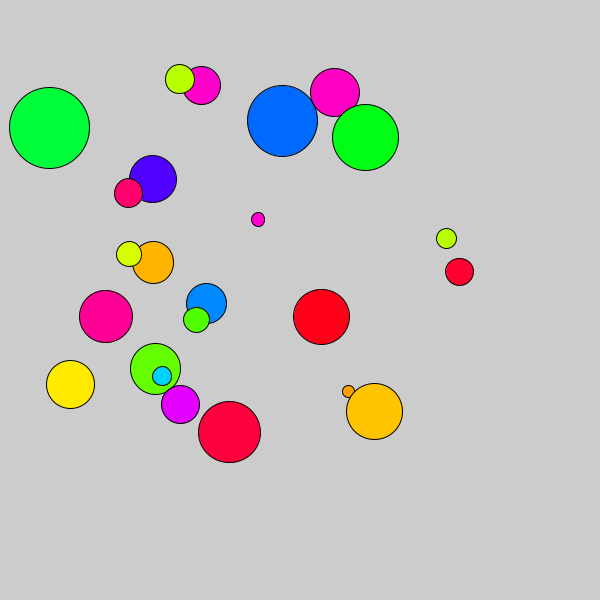
Frame 1 (no input)
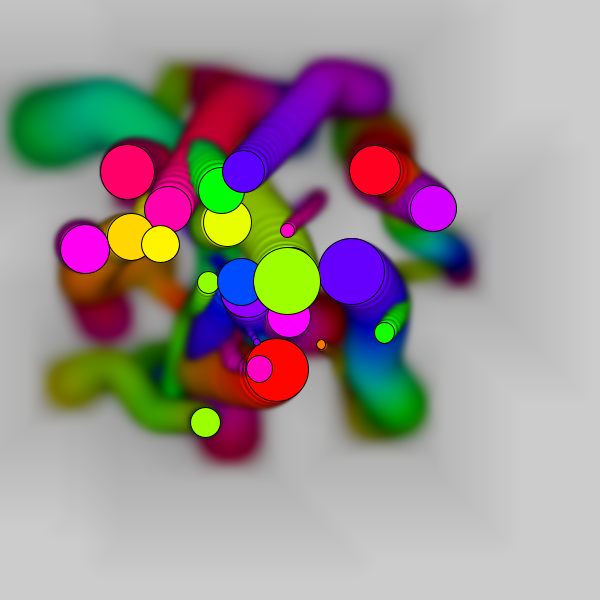
Frame 60 (the mouse pressed at the canvas centre just before this capture)
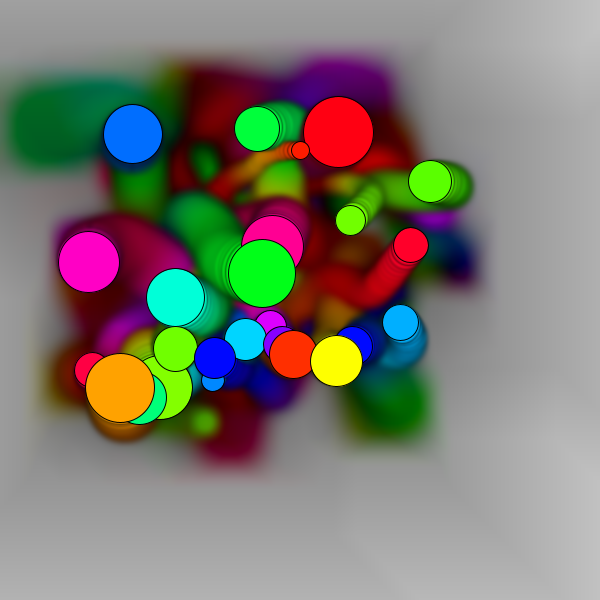
Frame 120 (the mouse held since frame 60 and released just before this capture)

The Processing sketch that drew these frames (run headless with seeded random() and noise(); from frame 60 on, the mouse is pressed at the canvas centre):

// Processing sketch: colorfull_bubbles
// ── colorfull_bubbles.pde
int i, j;

void setup() {
   size(600,600); 
}

void draw() {

  colorMode(3, 250);
  filter(11);
  smooth();
  for (j=0;j<25;j++) {
    fill(n(5)%250, 250, 250);
    ellipse(n(0), n(9), n(40)/6, n(40)/6);
  }
  i++;
}
float n(int k) {
  return noise(j+mouseX, k+mouseY, i*0.007)*width-15;
}
